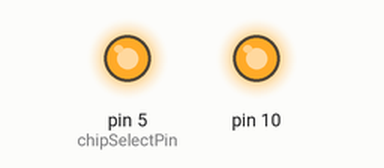
Recording of a sketch running on a simulated Arduino Uno, built with avr-gcc and run on an emulated ATmega328P. Parts: output pins drawn as LEDs (lit = HIGH). What the sketch prints to the serial monitor is not drawn.

Above: at 0.1 s.
Timing chart, 0 to 1.6 s (numbered marks = the images above):
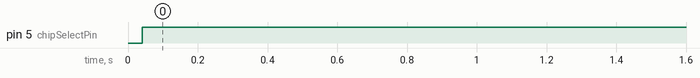

Measured:
- by itself, pin 5 (chipSelectPin): LOW → HIGH at 0.04 s

The sketch:

pt100.ino
```cpp
#include <Wire.h>
#include <SPI.h>

//Variables for the PT100 boards
double resistance;
uint8_t reg1, reg2; //reg1 holds MSB, reg2 holds LSB for RTD
uint16_t fullreg; //fullreg holds the combined reg1 and reg2
double temperature;
//Variables and parameters for the R - T conversion
double Z1, Z2, Z3, Z4, Rt;
double RTDa = 3.9083e-3;
double RTDb = -5.775e-7;
double rpoly = 0;

const int chipSelectPin = 5;

void setup()
{
  SPI.begin();
  Serial.begin(9600); //Start serial

  pinMode(chipSelectPin, OUTPUT); //because CS is manually switched
}

void loop()
{
  readRegister();
  convertToTemperature();
}
void convertToTemperature()
{
  Rt = resistance;
  Rt /= 32768;
  Rt *= 430; //This is now the real resistance in Ohms

  Z1 = -RTDa;
  Z2 = RTDa * RTDa - (4 * RTDb);
  Z3 = (4 * RTDb) / 100;
  Z4 = 2 * RTDb;

  temperature = Z2 + (Z3 * Rt);
  temperature = (sqrt(temperature) + Z1) / Z4;

  if (temperature >= 0)
  {
    Serial.print("Temperature: ");
    Serial.println(temperature); //Temperature in Celsius degrees
    delay(1000);
    return; //exit
  }
  else
  {
    Rt /= 100;
    Rt *= 100; // normalize to 100 ohm

    rpoly = Rt;

    temperature = -242.02;
    temperature += 2.2228 * rpoly;
    rpoly *= Rt; // square
    temperature += 2.5859e-3 * rpoly;
    rpoly *= Rt; // ^3
    temperature -= 4.8260e-6 * rpoly;
    rpoly *= Rt; // ^4
    temperature -= 2.8183e-8 * rpoly;
    rpoly *= Rt; // ^5
    temperature += 1.5243e-10 * rpoly;

    Serial.print("Temperature: ");
    Serial.println(temperature); //Temperature in Celsius degrees
  }

}
 void readRegister()
{
  SPI.beginTransaction(SPISettings(500000, MSBFIRST, SPI_MODE1));
  digitalWrite(chipSelectPin, LOW);

  SPI.transfer(0x80); //80h = 128 - config register
  SPI.transfer(0xB0); //B0h = 176 - 10110000: bias ON, 1-shot, start 1-shot, 3-wire, rest are 0
  digitalWrite(chipSelectPin, HIGH);

  digitalWrite(chipSelectPin, LOW);
  SPI.transfer(1);
  reg1 = SPI.transfer(0xFF);
  reg2 = SPI.transfer(0xFF);
  digitalWrite(chipSelectPin, HIGH);

  fullreg = reg1; //read MSB
  fullreg <<= 8;  //Shift to the MSB part
  fullreg |= reg2; //read LSB and combine it with MSB
  fullreg >>= 1; //Shift D0 out.
  resistance = fullreg; //pass the value to the resistance variable
  //note: this is not yet the resistance of the RTD!

  digitalWrite(chipSelectPin, LOW);

  SPI.transfer(0x80); //80h = 128
  SPI.transfer(144); //144 = 10010000
  SPI.endTransaction();
  digitalWrite(chipSelectPin, HIGH);

  Serial.print("Resistance: ");
  Serial.println(resistance);
  delay(1000);
}
```
